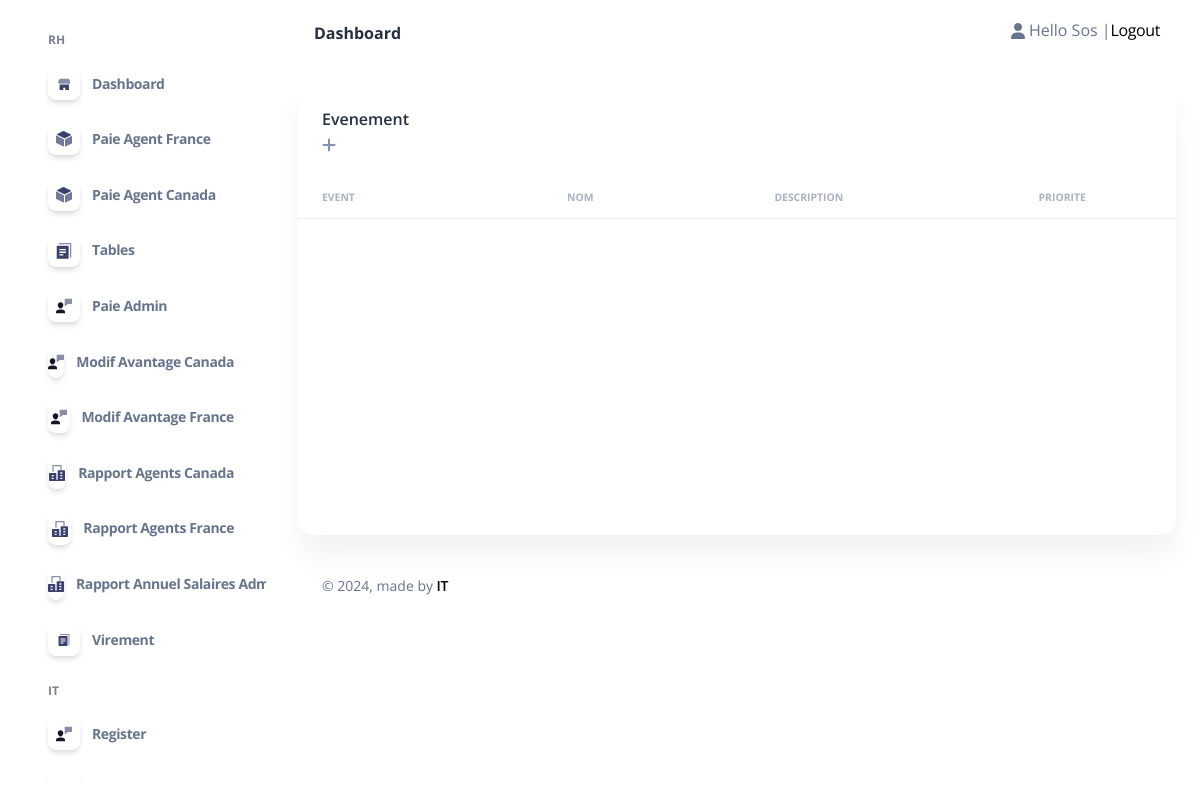
The page /tableEV/ (signed in) on the database as committed earlier.
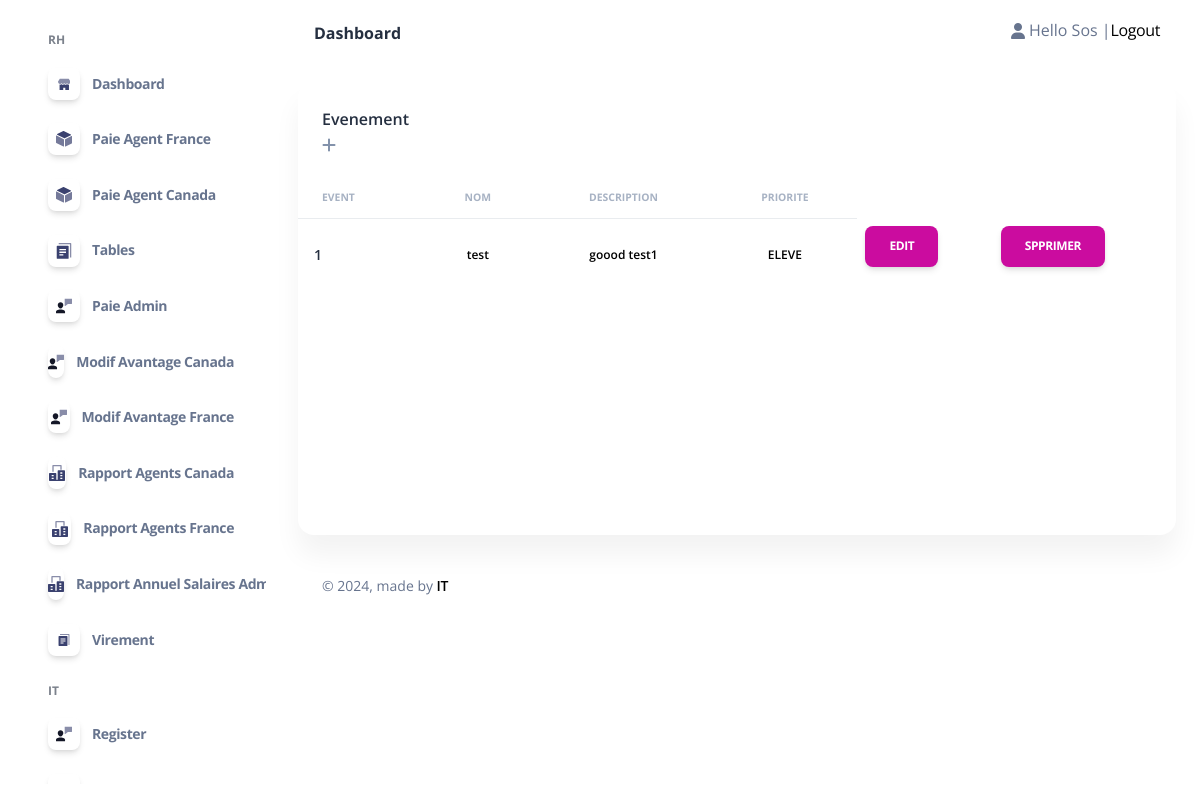
The same page on the database as committed later.
### admin_Sos/models.py (models this page shows)
class Event(models.Model):
    Statut= (
        ('ELEVE','ELEVE'),
        ('MOYENE','MOYENE'),
        ('FAIBLE','FAIBLE'),
    )
    Name=models.CharField(null=True, blank=True,max_length=100)
    Description=models.CharField(null=True, blank=True,max_length=1000)
    priorite=models.CharField(null=True, blank=True,max_length=100,choices=Statut)
    image=models.ImageField(null=True, blank=True)
    Date_debut = models.DateField(null=True,blank=True)
    Date_fin = models.DateField(null=True,blank=True)

### admin_Sos/decorators.py (the view)
        def wrapper_func(request,*args, **kwargs):
            group=None
            if request.user.groups.exists():
                group= request.user.groups.all()[0].name
            if group == 'Admin':
                return view_func(request,*args, **kwargs)
            if group == 'Agent':
                return redirect('home')
            else:
                return redirect('login')

### admin_Sos/views.py (called while the page is built)
@login_required(login_url='login')
@admin_only
def TableViewEv(request):
    context = Event.objects.all()
    return render(request, 'admin_/tables event.html', {'Event': context})

### Templates/admin_/tables event.html (shortened to what this page needs)
{% extends 'admin_/Base/homebase_admin.html' %}
{% block body %}{% include 'admin_/content/Modify/content_table_event.html'%}{% endblock  %}

### Templates/admin_/content/Modify/content_table_event.html (shortened to what this page needs)
    <div class="container-fluid py-4">
      <div class="row">
        <div class="col-12">
          <div class="card mb-4">
            <div class="card-header pb-0">
              <h6>Evenement<br>
              <a href="{% url 'AddEV' %}" class="fa fa-plus text-secondary mb-3"></a>
              </h6>
            </div>
            <div class="card-body px-0 pt-0 pb-2">
              <div class="table-responsive p-0" style="height: 350px; overflow-y: auto;">
                <table class="table align-items-center mb-0" style="color: black !important">
                  <thead>
                    <tr>
                      <th class="text-uppercase text-secondary text-xxs font-weight-bolder opacity-7">Event</th>
                      <th class="text-center text-uppercase text-secondary text-xxs font-weight-bolder opacity-7">NOM</th>
                      <th class="text-center text-uppercase text-secondary text-xxs font-weight-bolder opacity-7">Description</th>
                      <th class="text-center text-uppercase text-secondary text-xxs font-weight-bolder opacity-7">Priorite</th>
                    </tr>
                  </thead>
                  <tbody>
                  {% for E in Event %}
                    <tr>
                      <td>
                        <div class="d-flex px-2 py-1">
                          <div class="d-flex flex-column justify-content-center">
                            <h6 class="mb-0 text-sm">{{ E.id }}</h6>
                          </div>
                        </div>
                      </td>
                      <td class="align-middle text-center">
                        <p class="text-xs font-weight-bold mb-0">{{ E.Name }}</p>
                      </td>
                      <td class="align-middle text-center fixed">
                        <p class="text-xs font-weight-bold mb-0 fixed">{{ E.Description }}</p>
                      </td>
                      <td class="align-middle text-center fixed">
                        <p class="text-xs font-weight-bold mb-0 fixed">{{ E.priorite }}</p>
                      </td>
                      <td class="align-middle">
                        <form action="{% url 'EditEV' id=E.id %}" method="get">
                          <button type="submit" value="submit"  class="btn btn-primary" data-toggle="tooltip" data-original-title="Edit user">
                              Edit
                            </button>
                        </form>
                      </td>
                      <td class="align-middle">
                        <form action="{% url 'DelEV' id=E.id  %}" method="get">
                          <button type="submit" value="submit"  class="btn btn-primary" data-toggle="tooltip" data-original-title="Edit user">
                            Spprimer
                          </button>
                        </form>
                      </td>
                    </tr>
                    {% endfor %}
                  </tbody>
                </table>
              </div>
            </div>
          </div>
        </div>
      </div>

Rows that differ between the two databases and show on the page:
added Event: id "1", Name "test", Description "goood test1", priorite "ELEVE"
